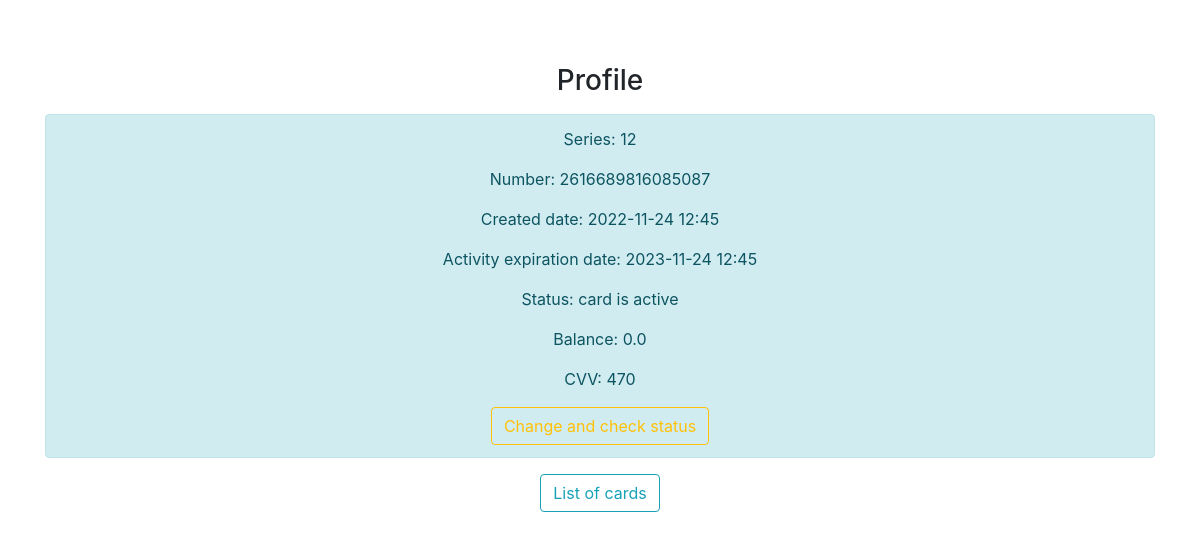
/profile/41, run on the app's committed database.
### cards/models.py (models this page shows, shortened)
class Card(models.Model):
    STATUS_CARD = [
        ('INACTIVE', 'Card is not active'),
        ('ACTIVE', 'Card is active'),
        ('OVERDUE', 'Card is overdue')
    ]
    series = models.IntegerField()
    number_regex = RegexValidator(regex=r'^\+?1?\d{16}$', message="Card number must be entered in the format: '9999888877776666'.")
    number = models.CharField(validators=[number_regex], max_length=16, unique=True, blank=True, null=True)
    created_date = models.DateTimeField(default=timezone.now, verbose_name='created date')
    end_date = models.DateTimeField(default=timezone.now, verbose_name='activity end date',)
    cvv = models.IntegerField()
    balance = models.FloatField(default=0)
    status = models.CharField(max_length=13, choices=STATUS_CARD)
    class Meta:
        verbose_name = 'Card'
        verbose_name_plural = 'Cards'

### cards/views.py (the view)
# urls.py: path('profile/<int:id>', profile_card, name='profile'),
def profile_card(request, id):
    card = get_object_or_404(Card, id=id)
    DATETIME_FORMAT = 'Y-m-d H:i'
    context = {'card': card,
               'DATETIME_FORMAT': DATETIME_FORMAT
               }
    return render(request=request, template_name='cards/profile_card.html', context=context)

### cards/templates/cards/profile_card.html (shortened to what this page needs)
{% extends 'cards/base.html' %}
{% block content %}
<section>
  <div class="container">
    <div class="row">
    </div>
    <div class="row">
      <div class="col-md-12 col-centered">
        <h3 class="mt-5 mb-3">Profile</h3>
        {% if card %}
            <div class="alert alert-info">
                <p>Series: {{ card.series }}</p>
                <p>Number: {{ card.number }}</p>
                <p>Created date: {{ card.created_date|date:DATETIME_FORMAT }}</p>
                <p>Activity expiration date: {{ card.end_date|date:DATETIME_FORMAT }}</p>
                <p>Status: {{ card.status }}</p>
                <p>Balance: {{ card.balance }}</p>
                <p>CVV: {{ card.cvv }}</p>
                {% if card.status != 'card is overdue' %}
                <a href="{% url 'change' card.id %}" class="btn btn-outline-warning" role="button" onclick="javascript:alert('The status of the card has been changed');">Change and check status</a>
                {% endif %}
                </div>
        {% else %}
          <p>No card here</p>
        {% endif %}
          <a href="{% url 'list' %}" class="btn btn-outline-info">List of cards</a>
      </div>
    </div>
  </div>
</section>
{% endblock %}

### cards/templates/cards/base.html (style rules this page uses)
.col-centered { text-align: center; }

### data on the page
Card: series "12", number "2616689816085087", created_date "2022-11-24 12:45", end_date "2023-11-24 12:45", status "card is active", balance "0.0", cvv "470"
